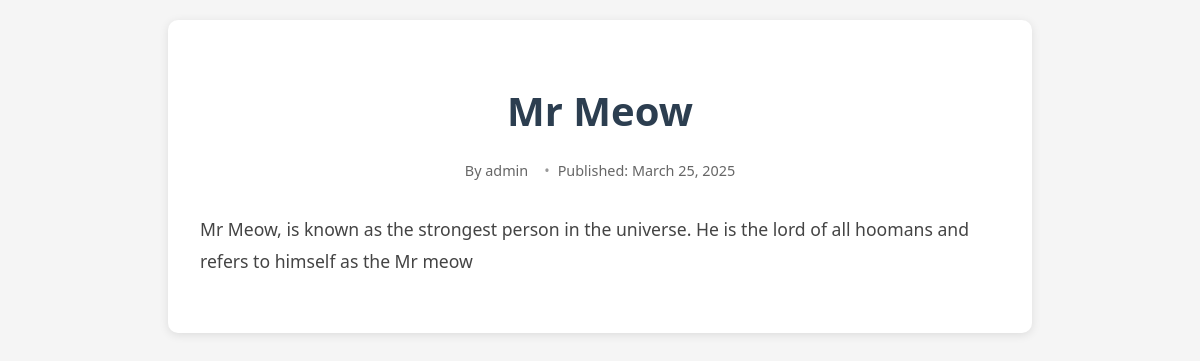
Screenshot of /post/3/ with the database file from the repository.
### blog/models.py (models this page shows, shortened)
class Post(models.Model):
    title = models.CharField(max_length=250)
    author = models.ForeignKey(User, on_delete=models.CASCADE)
    content = models.TextField()
    created = models.DateField(auto_now_add=True)
    image = models.ImageField(upload_to='post_images/',blank=True, null=True)
    class Meta:
        ordering = ['-created']

### blog/views.py (the view)
# urls.py: path('post/<int:pk>/', post_detail, name="post_detail"),
def post_detail(request, pk):
    postDetail = get_object_or_404(Post, pk=pk)
    return render(request, "post_detail.html", {"postDetail":postDetail})

### blog/templates/post_detail.html (shortened to what this page needs)
{% load static %}
<!DOCTYPE html>
<html lang="en">
<head>
    <link rel="stylesheet" href="{% static 'css/post_detail.css' %}">
</head>
<body>
    <div class="post-container">
        <div class="post-header">
            <h1 class="post-title">{{ postDetail.title }}</h1>
            <div class="post-meta">
                <span>By {{ postDetail.author }}</span>
                <span>Published: {{ postDetail.created }}</span>
            </div>
        </div>
        <div class="post-content">
            {{ postDetail.content|linebreaks }}
        </div>
    </div>
</body>
</html>

### blog/static/css/post_detail.css (style rules this page uses)
body { font-family: 'Segoe UI', Tahoma, Geneva, Verdana, sans-serif; line-height: 1.6; margin: 0; padding: 20px; background-color: #f5f5f5; color: #333; }
.post-container { max-width: 800px; margin: 0 auto; background-color: white; padding: 2rem; border-radius: 10px; box-shadow: 0 2px 10px rgba(0, 0, 0, 0.1); }
.post-header { text-align: center; margin-bottom: 2rem; }
.post-title { font-size: 2.5rem; color: #2c3e50; margin-bottom: 1rem; }
.post-meta { display: flex; justify-content: center; gap: 1rem; color: #666; font-size: 0.9rem; }
.post-meta span { display: flex; align-items: center; }
.post-meta span:before { content: "•"; margin-right: 0.5rem; color: #999; }
.post-meta span:first-child:before { display: none; }
.post-content { font-size: 1.1rem; line-height: 1.8; color: #444; }
.post-content p { margin-bottom: 1.5rem; }

### rows the page displays
Post: title "Mr Meow", author "admin", created "March 25, 2025", content "Mr Meow, is known as the strongest person in the universe. He is the lord of all hoomans and refers to himself as the Mr meow"
